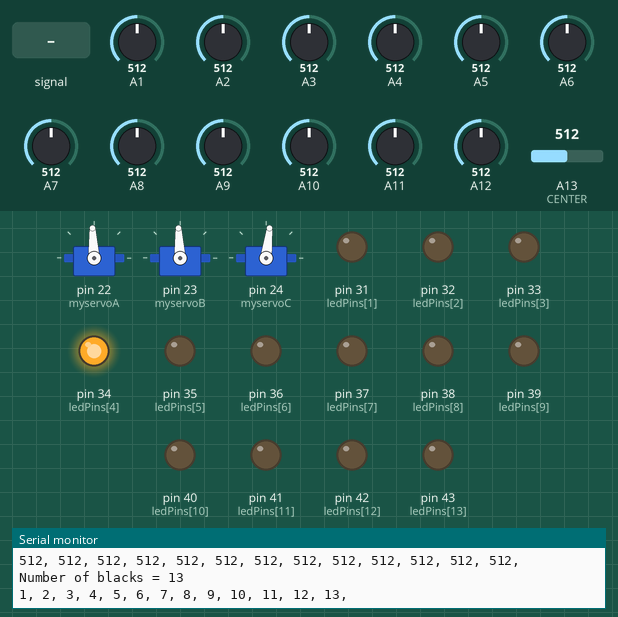
Recording of a sketch running on a simulated Arduino Mega 2560, built with avr-gcc and run on an emulated ATmega2560. On the bench: 3 × servo, output pins drawn as LEDs (lit = HIGH), the last lines printed to the serial monitor. Dashed ring = blinking. The test bench sets the inputs (shaded band); at power-on: A13 (CENTER) = 512, A4 = 512, A1 = 512, A2 = 512, A3 = 512, A5 = 512, A6 = 512, A7 = 512, A8 = 512, A9 = 512, A10 = 512, A11 = 512, A12 = 512.

Above: at 5.1 s.
5.2 s: A13 (CENTER) set to 166
8.2 s: A13 (CENTER) set to 134
At 9.1 s:
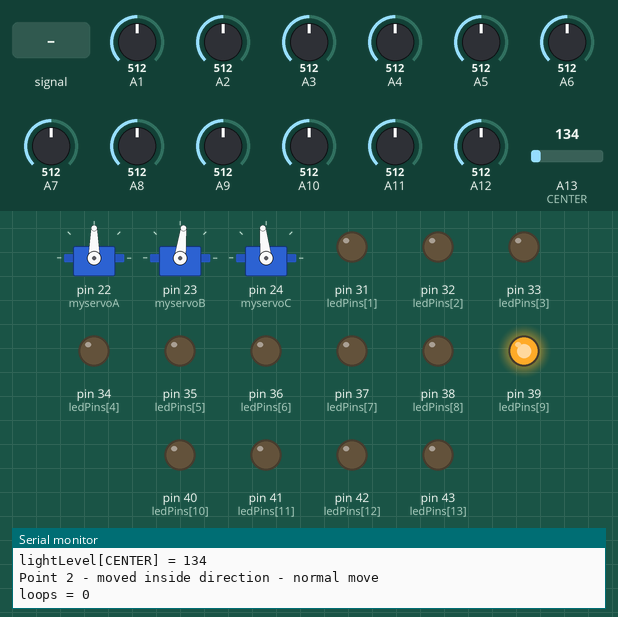
9.9 s: A13 (CENTER) set to 306
At 11.0 s:
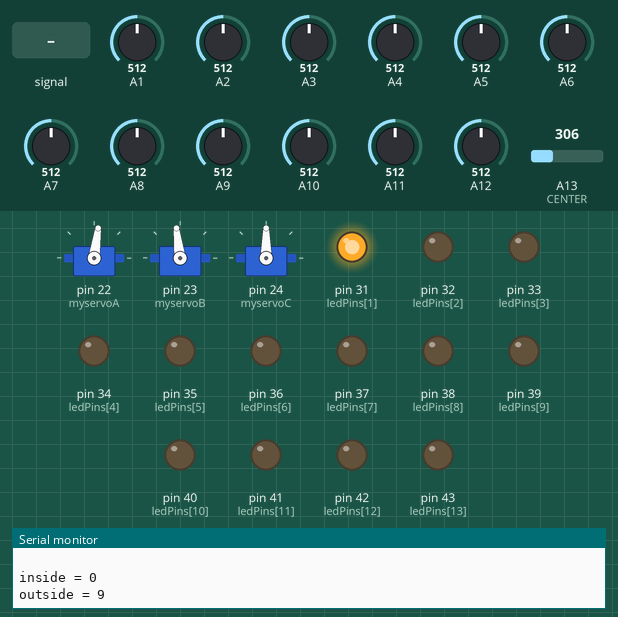
11.5 s: A13 (CENTER) fed a 200 Hz sine of ±255 counts around its level
At 14.3 s:
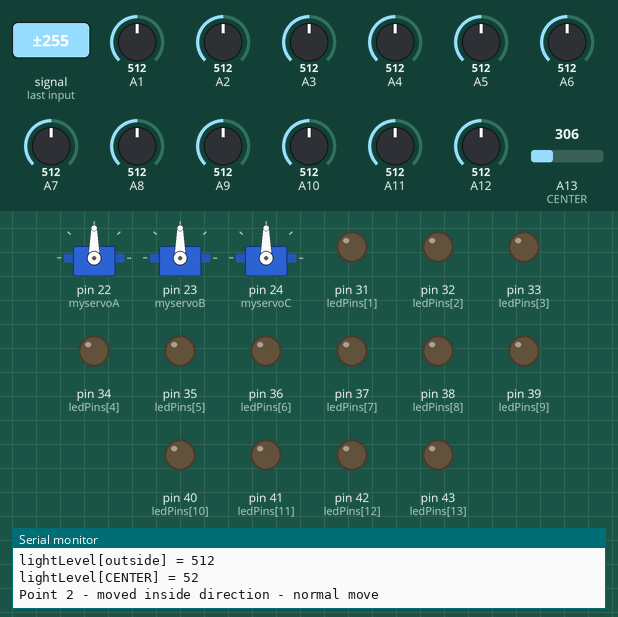
14.5 s: A4 set to 30
At 15.31 s:
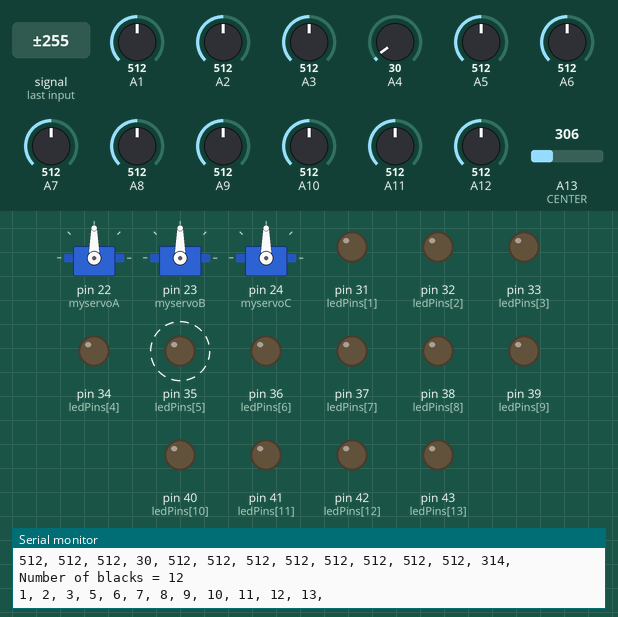
17.5 s: A1 set to 30
At 17.74 s:
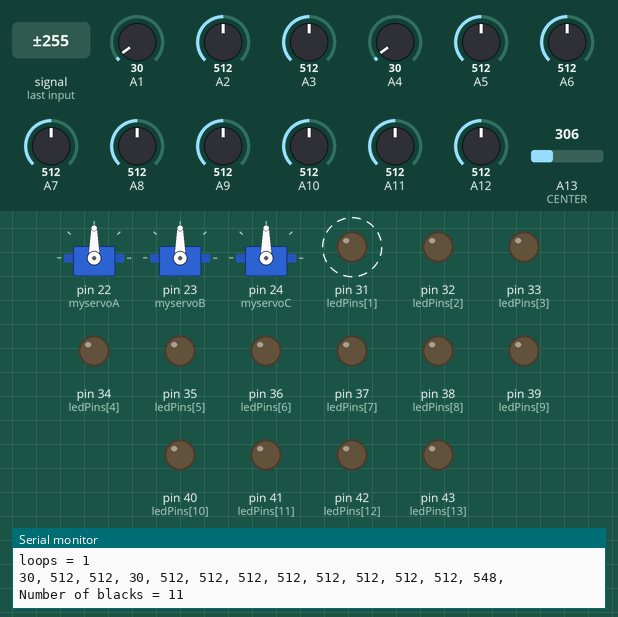
Timing chart, 0 to 21.5 s (numbered marks = the images above; inputs shaded):
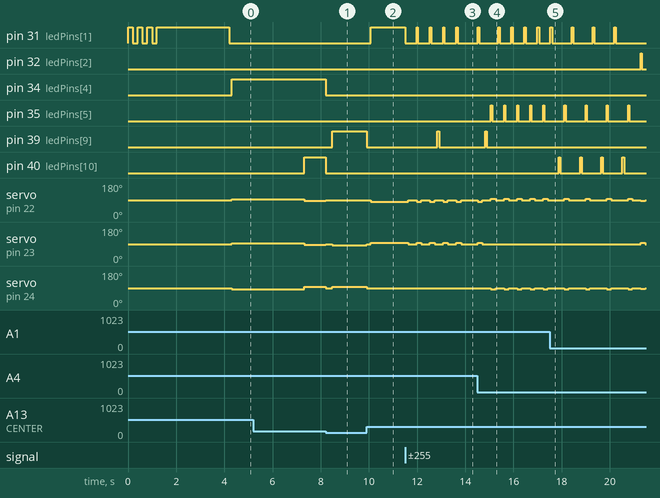

The sketch:

Line_Follower_Display_Tripod.ino
```cpp
//  Line_Follower_Display_Tripod_150725

//  Direction coordinates in Direction subroutine programmed according to paper obtained at this site:
//  http://www.researchgate.net/publication/228786543_Three_omni-directional_wheels_control_on_a_mobile_robot
//  Some fine tuning was required, due to differences between the three servos

#define SIZE 14
#define CUTOFF 150
#include <Servo.h>
Servo myservoA;
Servo myservoB;
Servo myservoC;
int TRUE = HIGH;
int FALSE = LOW;
int black;
int blacks = 0;
int CENTER = 13;
int find = 0;
int i = 0;
int inside = 0;
int loops = 0;
int outside = 0;
int STOP = 15;
int quit = FALSE;
long time;
long time0;
int ledPins[SIZE] = {0,31,32,33,34,35,36,37,38,39,40,41,42,43};
int lightLevel[SIZE] = {0,1,2,3,4,5,6,7,8,9,10,11,12,13};
int list[37] = {0,1,2,3,4,5,6,7,8,9,10,11,12,1,2,3,4,5,6,7,8,9,10,11,12,1,2,3,4,5,6,7,8,9,10,11,12};

void setup() {
  Serial.begin(9600);
  myservoA.attach(22);
  myservoB.attach(23);
  myservoC.attach(24);
  Direction(STOP);
  for (int i = 1; i < SIZE; i++) {
    pinMode(lightLevel[i], INPUT);
    pinMode(ledPins[i], OUTPUT);
    digitalWrite(ledPins[i], LOW);
  }
  for (int i = 1; i < 4; i++) {
    digitalWrite(ledPins[1], HIGH);
    delay (200);
    digitalWrite(ledPins[1], LOW);
    delay (200);
  }
  digitalWrite(ledPins[1], HIGH);
  delay (3000);
  scan();
  time = millis();
  Serial.println(" ");
  Serial.println ("Point 0 - start");
  Serial.print("time = ");
  Serial.println(time);
  sensors ();
  //
  // find start point
  //
  find = 0;
  time0 = millis();
  do {
    Direction(4);
    if (analogRead(CENTER) > CUTOFF && find == 0) {
      find = 1;
    }
    else if (analogRead(CENTER) < CUTOFF && find == 1) {
      find = 2;
      i = 1;
    }
  }
  while (find != 2 && millis() - time0 < 3000);
  if (find !=2){
    find = 0;
    do {
      Direction(10);
      if (analogRead(CENTER) > CUTOFF && find == 0) {
        find = 1;
      }
      else if (analogRead(CENTER) < CUTOFF && find == 1) {
        find = 2;
        i = 7;
      }
    }
    while (find != 2);
  }
  Direction(STOP);
  delay(5);
  Serial.println (" ");
  Serial.println("Point 1 - moved into position, find initial inside outside");
  scan();
  sensors();

//
// find inside
//
  quit = FALSE;
  do {
    if (lightLevel[list[19-i]] < CUTOFF) {
      inside = list[19-i];
      i = i + 1;
    }
    else {
      quit = TRUE;
    }
  }
  while (quit == FALSE);
  outside = list[inside+9];
  Serial.print("inside = ");
  Serial.println(inside);
  Serial.print("outside = ");
  Serial.println(outside);
}
//---------------------------------end of Void Setup----------------------------------

void loop () {
  //
  // Move inside direction
  //
  loops =  0;
  if (analogRead(outside) < CUTOFF && analogRead(CENTER) < CUTOFF) {
    Direction(inside);
    lightLevel[outside] = analogRead(outside);
    lightLevel[CENTER] = analogRead(CENTER);
    while (lightLevel[outside] < CUTOFF && lightLevel[CENTER] < CUTOFF) {
      lightLevel[outside] = analogRead(outside);
      lightLevel[CENTER] = analogRead(CENTER);
      loops = loops + 1;
    }
  }
  Direction(STOP);
  Serial.println(" ");
  Serial.print("lightLevel[outside] = ");
  Serial.println(lightLevel[outside]);
  Serial.print("lightLevel[CENTER] = ");
  Serial.println(lightLevel[CENTER]);
  Serial.println("Point 2 - moved inside direction - normal move");
  Serial.print("loops = ");
  Serial.println(loops);
  //
  // Move outside direction
  //
  loops = 0;
  if (analogRead(CENTER) < CUTOFF) {
    Direction(outside);
    while (analogRead(CENTER) < CUTOFF) {
      loops = loops + 1;
    }
  }
  Direction(STOP);
  Serial.println(" ");
  Serial.println ("Point 3 - moved outside direction - normal move");
  Serial.print("loops = ");
  Serial.println(loops);
  scan();
  sensors();
  //
  // find new inside and outside
  //
  findInsideOutside();
  loops = 0;
  if (analogRead(CENTER) >= CUTOFF) {
    Direction(list[inside+1]);
    while (analogRead(CENTER) >= CUTOFF) {
      loops = loops + 1;
    }
    Serial.println(" ");
    Serial.println ("Point 4 - moved CENTER off line");
    Serial.print("loops = ");
    Serial.println(loops);
    scan();
    sensors();
  }
}
//---------------------------------end of void loop----------------------------------


void Direction (int x) {
  switch (x) {
  case 1:
    digitalWrite(ledPins[1], HIGH);
    myservoA.write(82.98);
    myservoB.write(97);
    myservoC.write(90);
    break;

  case 2:
    digitalWrite(ledPins[2], HIGH);
    myservoA.write(87);
    myservoB.write(97);
    myservoC.write(86.6);
    break;

  case 3:
    digitalWrite(ledPins[3], HIGH);
    myservoA.write(90);
    myservoB.write(97);
    myservoC.write(83.2);
    break;

  case 4:
    digitalWrite(ledPins[4], HIGH);
    myservoA.write(93.4);
    myservoB.write(93.7);
    myservoC.write(83.2);
    break;

  case 5:
    digitalWrite(ledPins[5], HIGH);
    myservoA.write(97.02);
    myservoB.write(90);
    myservoC.write(83.2);
    break;

  case 6:
    digitalWrite(ledPins[6], HIGH);
    myservoA.write(97.02);
    myservoB.write(87.2);
    myservoC.write(87.2);
    break;

  case 7:
    digitalWrite(ledPins[7], HIGH);
    myservoA.write(97.02);
    myservoB.write(83);
    myservoC.write(90);
    break;

  case 8:
    digitalWrite(ledPins[8], HIGH);
    myservoA.write(93);
    myservoB.write(83);
    myservoC.write(93.4);
    break;

  case 9:
    digitalWrite(ledPins[9], HIGH);
    myservoA.write(90);
    myservoB.write(83);
    myservoC.write(96.8);
    break;

  case 10:
    digitalWrite(ledPins[10], HIGH);
    myservoA.write(87);
    myservoB.write(86.9);
    myservoC.write(97.2);
    break;

  case 11:
    digitalWrite(ledPins[11], HIGH);
    myservoA.write(82.98);
    myservoB.write(90);
    myservoC.write(96.8);
    break;

  case 12:
    digitalWrite(ledPins[12], HIGH);
    myservoA.write(82.98);
    myservoB.write(93.5);
    myservoC.write(93.5);
    break;

  case 15:
    myservoA.write(90);
    myservoB.write(90);
    myservoC.write(90);
    break;

  default:
    Serial.println ("No Case Found In Direction");
  }
}

//---------------------------------end of Direction----------------------------------

void findInsideOutside() {
  //
  // FIND NEAREST blacks
  //
  if (lightLevel[inside] >= CUTOFF) {
    black = inside;
  }
  else if (lightLevel[list[inside+1]] >= CUTOFF){
    black = list[inside+1];
  }
  else if (lightLevel[list[inside+11]] >= CUTOFF){
    black = list[inside+11];
  }
  else if (lightLevel[list[inside+2]] >= CUTOFF){
    black = list[inside+2];
  }
  else if (lightLevel[list[inside+10]] >= CUTOFF){
    black = list[inside+10];
  }
  else if (lightLevel[list[inside+3]] >= CUTOFF){
    black = list[inside+3];
  }
  else if (lightLevel[list[inside+9]] >= CUTOFF){
    black = list[inside+9];
  }
  else if (lightLevel[list[inside+4]] >= CUTOFF){
    black = list[inside+4];
  }
  else if (lightLevel[list[inside+8]] >= CUTOFF){
    black = list[inside+8];
  }
  else if (lightLevel[list[inside+5]] >= CUTOFF){
    black = list[inside+5];
  }
  else if (lightLevel[list[inside+7]] >= CUTOFF){
    black = list[inside+7];
  }
  else if (lightLevel[list[inside+6]] >= CUTOFF){
    black = list[inside+6];
  }
  else {
    Direction(STOP);
  }
  for (i = 1; i < 12; i++){
    if (lightLevel[list[black + i]] < CUTOFF){
      inside = list[black + i];
      break;
    }
  }
  outside = list[inside+9];
  Serial.println(" ");
  Serial.print("inside = ");
  Serial.println(inside);
  Serial.print("outside = ");
  Serial.println(outside);
}
//---------------------------------end of findInsideOutside-------------------------

void scan () {
  for (int i = 1; i < SIZE; i++) {
    digitalWrite(ledPins[i], LOW);
    lightLevel[i] = analogRead(i);
  }
}

//---------------------------------end of Scan---------------------------------------

void sensors () {
  blacks = 0;
  for (int i = 1; i < SIZE; i++) {
    if (lightLevel[i] > CUTOFF) {
      blacks = blacks + 1;
    }
  Serial.print(lightLevel[i]);
  Serial.print(", ");
  }
  Serial.println(" ");
  Serial.print("Number of blacks = ");
  Serial.println(blacks);
  for (int i = 1; i < SIZE; i++) {
    if (lightLevel[i] > CUTOFF) {
      Serial.print(i);
      Serial.print(", ");
    }
  }
  Serial.println(" ");
}
//---------------------------------end of sensors------------------------------------
```

Measured:
- the behaviour switches between 150 and 149 on A13 (CENTER) (found by bisection; images 0 and 1)
- after the input at 8.2 s, pin 34 (ledPins[4]), pin 40 (ledPins[10]): HIGH → LOW at once; pin 39 (ledPins[9]): LOW → HIGH after 0.29 s; servo on pin 22 (myservoA): 87° → 90° at once; servo on pin 23 (myservoB): 86° → 90° at once, → 83° 0.29 s later; servo on pin 24 (myservoC): 97° → 90° at once, → 96° 0.29 s later
- after the input at 9.9 s, pin 31 (ledPins[1]): LOW → HIGH after 0.17 s; pin 39 (ledPins[9]): HIGH → LOW at once; servo on pin 22 (myservoA): 90° → 82° after 0.17 s; servo on pin 23 (myservoB): 83° → 90° at once, → 97° 0.17 s later; servo on pin 24 (myservoC): 96° → 90° at once
- after the input at 11.5 s, pin 31 (ledPins[1]): alternates HIGH for 0.05 s and LOW for 0.50 s, starting at once; pin 39 (ledPins[9]): LOW → HIGH after 1.3 s, → LOW 0.07 s later
- after the input at 14.5 s, pin 35 (ledPins[5]): alternates HIGH for 0.05 s and LOW for 0.49 s, starting after 0.57 s; pin 39 (ledPins[9]): LOW → HIGH after 0.33 s, → LOW 0.07 s later; servo on pin 23 (myservoB): goes on until 14.7 s, then stays 90°; servo on pin 24 (myservoC): alternates 90° for 0.35 s and 83° for 0.19 s, starting after 0.57 s
- after the input at 17.5 s, pin 31 (ledPins[1]): alternates HIGH for 0.07 s and LOW for 0.81 s, starting after 0.91 s; pin 32 (ledPins[2]): LOW → HIGH after 3.8 s, → LOW 0.05 s later
